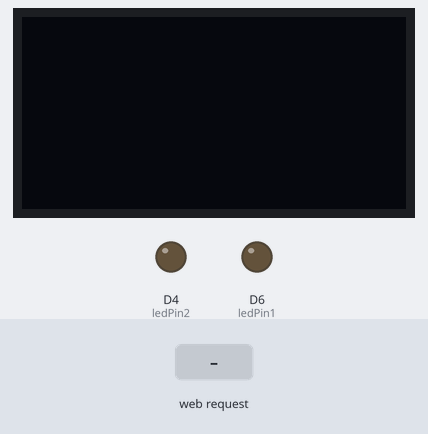
Recording of a sketch running on a simulated ESP8266 (NodeMCU). Parts: 128×64 one-colour display, output pins drawn as LEDs (lit = HIGH). Inputs (shaded band) come from the test bench. WiFi joins after 1.5 s; servers stay silent unless stated; what the sketch prints to the serial monitor is not drawn.

Above: at 2.7 s.
2.8 s: HTTP request GET /ON_1 received
At 4.8 s:
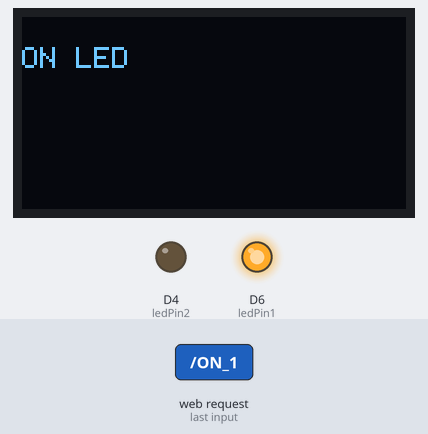
5.2 s: HTTP request GET /ON_2 received
At 6.5 s:
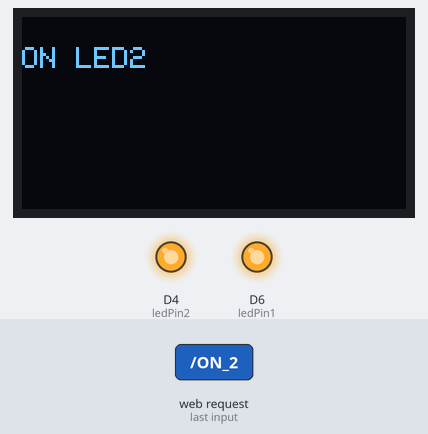
7.5 s: HTTP request GET /OFF_1 received
At 9.4 s:
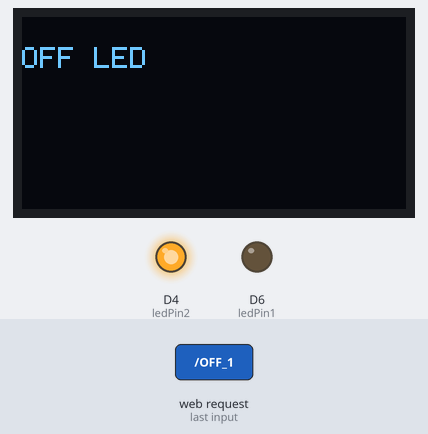
9.9 s: HTTP request GET /OFF_2 received
At 11.0 s:
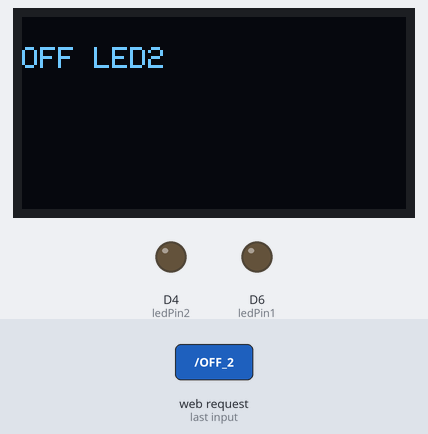
Timing chart, 0 to 12.9 s (numbered marks = the images above; inputs shaded):
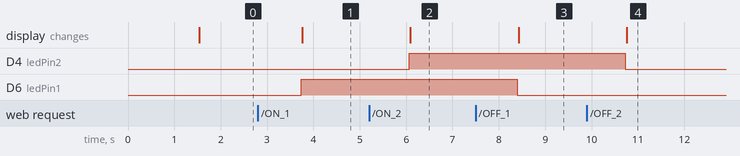

Measured:
- after the input at 2.8 s, D6 (ledPin1): LOW → HIGH after 0.94 s; the display: changes after 0.96 s (image 1)
- after the input at 5.2 s, D4 (ledPin2): LOW → HIGH after 0.87 s; the display: changes after 0.89 s (image 2)
- after the input at 7.5 s, D6 (ledPin1): HIGH → LOW after 0.90 s; the display: changes after 0.92 s (image 3)
- after the input at 9.9 s, D4 (ledPin2): HIGH → LOW after 0.83 s; the display: changes after 0.85 s (image 4)

The sketch:

sketch_OLED_with_2_LED_1.5.ino
```cpp
#include <ESP8266WiFi.h>
 #include <Wire.h>
#include <SPI.h>
#include <Wire.h>
#include <Adafruit_GFX.h>
#include <Adafruit_SSD1306.h>

#define SCREEN_WIDTH 128 // OLED display width, in pixels
#define SCREEN_HEIGHT 64 // OLED display height, in pixels

// Declaration for SSD1306 display connected using I2C
#define OLED_RESET     -1 // Reset pin
#define SCREEN_ADDRESS 0x3C
Adafruit_SSD1306 display(SCREEN_WIDTH, SCREEN_HEIGHT, &Wire, OLED_RESET);


const char* ssid ="IOT";
const char* pwd = "ELECSTARK";
int ledPin1 = D6;
int ledPin2 = D4;

WiFiServer server(80);

void setup() {
  Serial.begin(115200);
  pinMode(ledPin1, OUTPUT);
  digitalWrite(ledPin1, LOW);
   pinMode(ledPin2, OUTPUT);
  digitalWrite(ledPin2, LOW);


  // Connect to WiFi network
  Serial.print("Connecting to ");
  Serial.println(ssid);

  WiFi.begin(ssid, pwd);


    while (WiFi.status() != WL_CONNECTED) {
    delay(500);
    Serial.print(".");

  }
  Serial.println("");
  Serial.println("WiFi connected");
  // Start the server
  server.begin();
  Serial.println("Server started");

  // Print the IP address
  Serial.print("Use this URL : ");
  Serial.print("http://");
  Serial.print(WiFi.localIP());//nodemcu
  Serial.println("/");
 if(!display.begin(SSD1306_SWITCHCAPVCC, SCREEN_ADDRESS)) {
    Serial.println(F("SSD1306 allocation failed"));
    for(;;); // Don't proceed, loop forever
  }

  // Clear the buffer.
  display.clearDisplay();


}

void loop() {

  WiFiClient client = server.available();

  // Read the first line of the request
  String request = client.readStringUntil('\r');
  Serial.println(request);
    client.flush();

  // Match the request

  //int value = LOW;
  if (request.indexOf("/ON_1") != -1) //Forward
  {
    digitalWrite(ledPin1, HIGH);

    Serial.println("ON LED");
    display.clearDisplay(); // clear display
   display.setTextSize(1);          // text size
  display.setTextColor(WHITE);     // text color
  display.setCursor(0, 10);        // position to display
  display.println("ON LED"); // text to display
  display.display();

  }
  if (request.indexOf("/OFF_1") != -1) // Rev
  {
       digitalWrite(ledPin1, LOW);

    Serial.println("OFF LED");
    display.clearDisplay(); // clear display
   display.setTextSize(1);          // text size
  display.setTextColor(WHITE);     // text color
  display.setCursor(0, 10);        // position to display
  display.println("OFF LED"); // text to display
  display.display();
  }
   if (request.indexOf("/ON_2") != -1) //Forward
  {
    digitalWrite(ledPin2, HIGH);

    Serial.println("ON LED2");
    display.clearDisplay(); // clear display
   display.setTextSize(1);          // text size
  display.setTextColor(WHITE);     // text color
  display.setCursor(0, 10);        // position to display
  display.println("ON LED2"); // text to display
  display.display();

  }
  if (request.indexOf("/OFF_2") != -1) // Rev
  {
       digitalWrite(ledPin2, LOW);

    Serial.println("OFF LED2");
    display.clearDisplay(); // clear display
   display.setTextSize(1);          // text size
  display.setTextColor(WHITE);     // text color
  display.setCursor(0, 10);        // position to display
  display.println("OFF LED2"); // text to display
  display.display();
  }


  // Return the response
  client.println("HTTP/1.1 200 OK");
  client.println("Content-Type: text/html");
  client.println(""); //  do not forget this one
  client.println("<!DOCTYPE HTML>");
  client.println("<head><meta name=\"viewport\" content=\"width=device-width, initial-scale=1\">");
  client.println("<link rel=\"icon\" href=\"data:,\">");


  client.print(" <h1> One LED ON OFF </h1> ");

    client.println("<p><a href=\"/ON_1\"><button class=\"button\"> ON</button></a></p>");
            client.print("<p><a href=\"/OFF_1\"><button class=\"button\">OFF</button></a></p>");
  client.println("<p><a href=\"/ON_2\"><button class=\"button\"> ON2</button></a></p>");
            client.print("<p><a href=\"/OFF_2\"><button class=\"button\">OFF2</button></a></p>");

   client.println("<html>");


  delay(100);

  Serial.println("");
}
```
